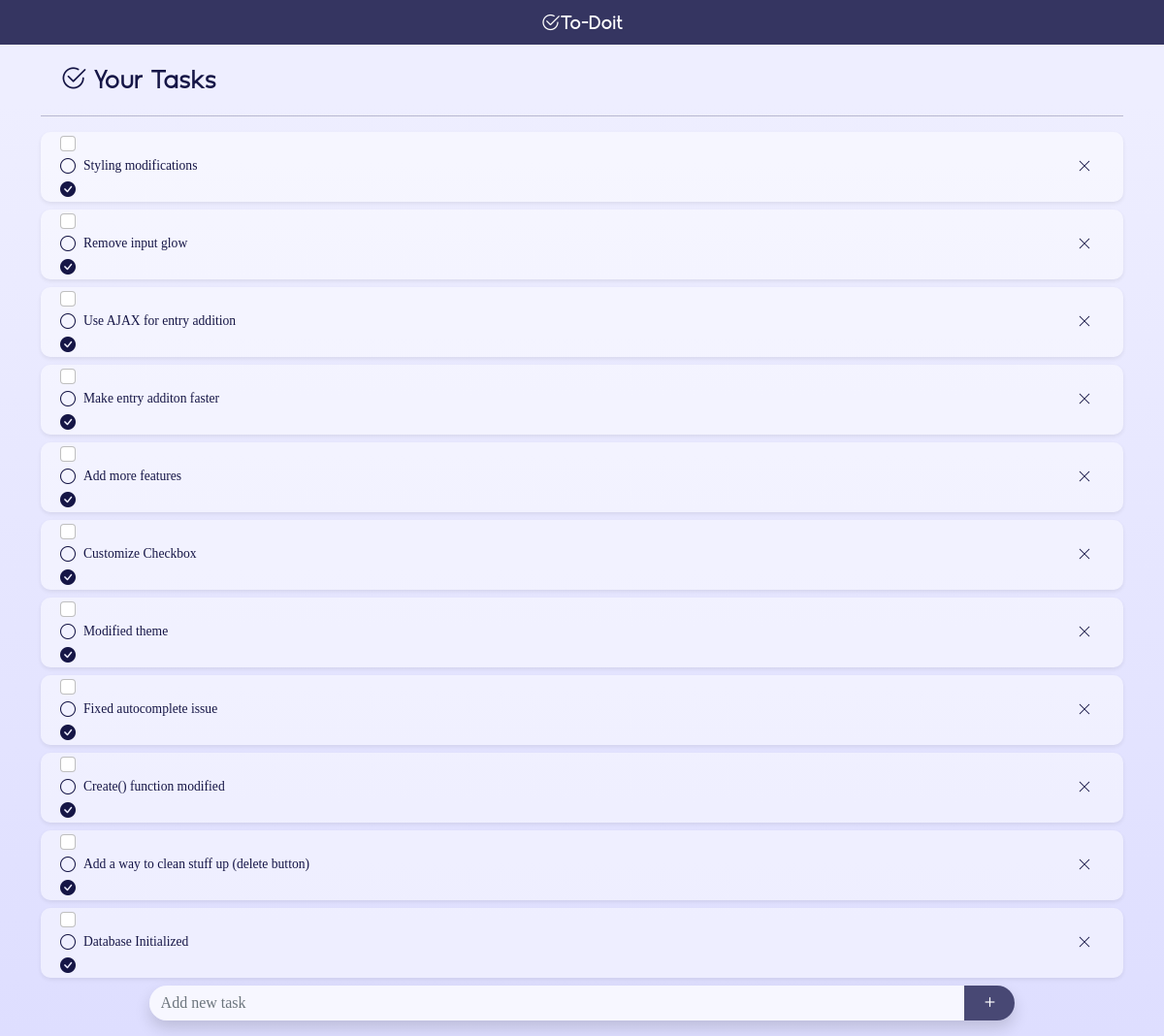
Before: / with the older database file.
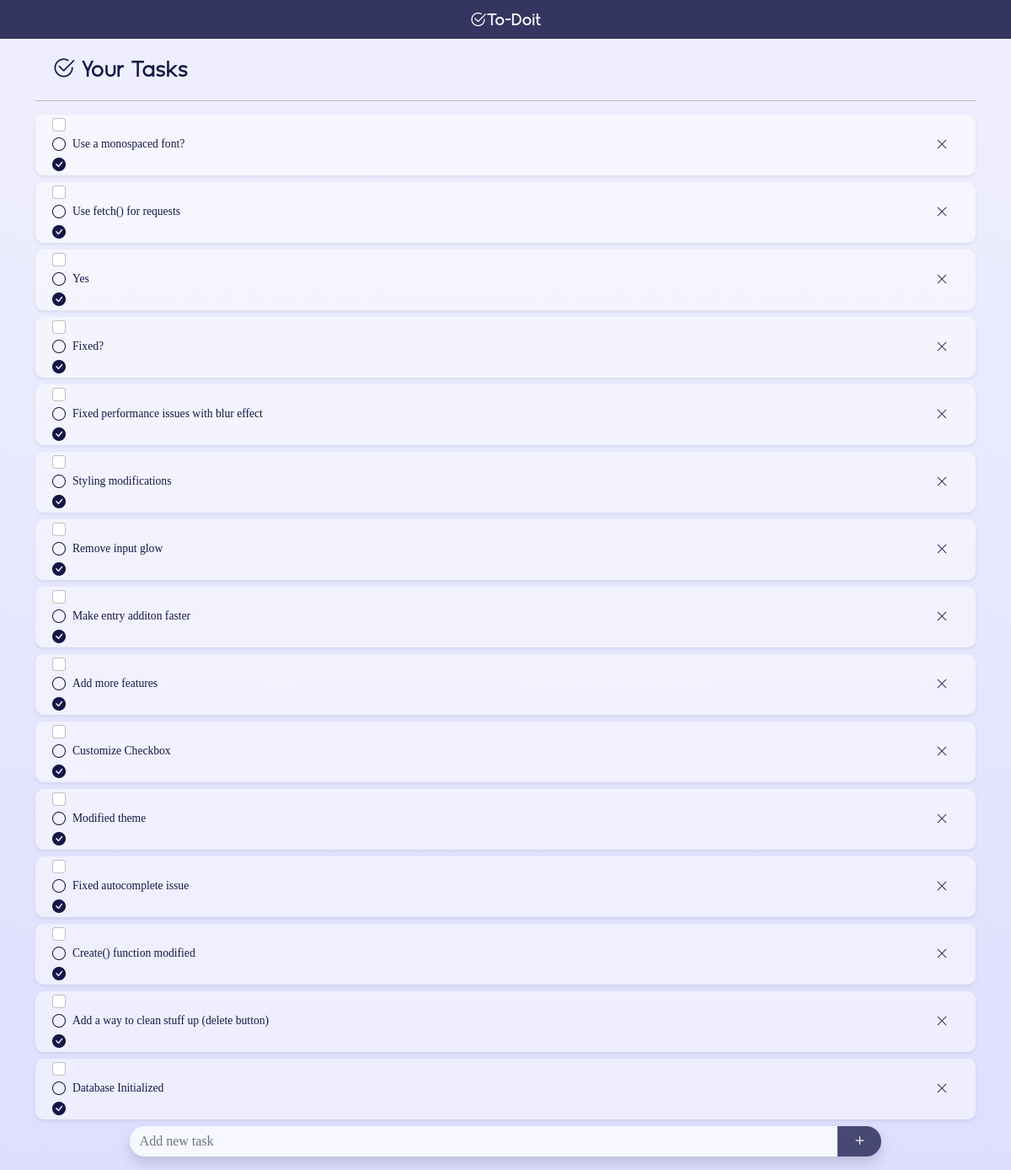
After: the same page with the newer database file.
### tables this page shows
CREATE TABLE todos (
    id INTEGER PRIMARY KEY AUTOINCREMENT,
    time TIMESTAMP NOT NULL DEFAULT CURRENT_TIMESTAMP,
    content TEXT NOT NULL
);

### app.py (the view)
@app.route('/', methods =["GET", "POST"])
def index():
    conn = get_db_connection()
    todos = conn.execute('SELECT * FROM todos').fetchall()
    todos = reversed(todos)
    conn.close()
    return render_template('index.html',todos=todos, datetime=datetime)

### app.py (called while the page is built)
def get_db_connection():
    conn = sqlite3.connect('database.db')
    conn.row_factory = sqlite3.Row
    return conn

### templates/index.html
{% extends 'base.html' %}
{% block content %}
    {% for entry in todos %}
        <div id="{{ entry['id'] }}" class="card mb-2 shadow-sm">
            <li class="list-group-item py-0 border-0 d-flex justify-content-between align-items-center">
    	    	<div class="pretty p-icon p-toggle p-plain px-1">
                    <input class="form-check-input me-1" type="checkbox">
                    <div class="state p-off">
                        <i class="bi bi-circle"></i>
                    </div>
                    <div class="state p-on">
                        <i class="bi bi-check-circle-fill"></i>
                    </div>
                </div>
                <div class="card-body lh-sm px-0">{{ entry['content'] }}</div>
                <button id="{{ entry['id'] }}" type="button" class="btn btn-sm px-2 mx-2"><i class="bi bi-x-lg"></i></button>
            </li>
        </div>
    {% endfor %}
{% endblock %}

### templates/base.html (shortened to what this page needs)
<!doctype html>
<html lang="en">
  <head>
    <link rel="stylesheet" href="https://cdn.jsdelivr.net/npm/bootstrap@5.0.2/dist/css/bootstrap.min.css">
    <link rel="stylesheet" href="https://cdn.jsdelivr.net/npm/pretty-checkbox@3.0/dist/pretty-checkbox.min.css">
    <link rel="stylesheet" href="https://cdn.jsdelivr.net/npm/bootstrap-icons@1.9.1/font/bootstrap-icons.css">
    <link rel="stylesheet" href="{{ url_for('static',filename='style.css') }}" type="text/css">
  </head>
  <body>
	<nav class="navbar sticky-top navbar-dark navbar-custom">
    	<div class="container">
        <a class="navbar-brand logotype py-0 mx-auto" href="#">
            <i class="bi bi-check2-circle"></i>To-Doit
        </a>
  	  </div>
	</nav>
	<div class="content container">
    <h1 class="header text-left"><i class="bi bi-check2-circle"></i> Your Tasks</h1>
    <hr>
    <ul class="list-group">
        {% block content %} {% endblock %}
        <form id="add_task" method="POST" class="fixed-bottom-group">
	        <div class="input-group shadow mb-3">
		        <input id="task_input" type="text" name="new_task" autocomplete="off" class="form-control" placeholder="Add new task">
		        <button class="btn btn-dark btn-lg py-0 my-0 btn-custom" type="submit"><i class="bi bi-plus"></i></button>
	        </div>
	    </form>
	</ul>
	</div>
  </body>
</html>

### static/style.css (style rules this page uses)
html { min-height: 100%; }
body { background: linear-gradient(0deg, #dedeff 0%, #eeeeff 90%); background-repeat: no-repeat; font-size: 100%; color: rgb(22,22,70); }
.navbar-custom { background-color: rgba(22,22,70,0.85); }
.logotype { font-family: 'Geomatrix'; }
.header { font-family: 'Geomatrix'; font-size: 1.7em; margin: 20px; }
.content { font-family: 'Roundy'; margin: auto; }
.fixed-bottom-group { position:sticky; bottom:0; left:0; right:0; width:80%; margin:auto; }
.input-group { border-radius: 30px; }
input[type="text"] { background-color: rgba(255,255,255,0.75); backdrop-filter: blur(1px); border: 0px; border-radius: 30px; }
.btn-custom { background-color: rgba(22,22,70,0.75); border: 0px; border-radius: 0 30px 30px 0; }
.card { background-color: rgba(255,255,255,0.45); border: 0px; border-radius: 10px; }
.list-group-item, .list-group-item .btn { background-color: rgba(0,0,0,0); color: rgb(22,22,70); }
.card-body { font-size: 0.85em; }

Changed rows visible on the page:
removed todos: content "Use AJAX for entry addition"
added todos: content "Use a monospaced font?"
added todos: content "Use fetch() for requests"
added todos: content "Yes"
added todos: content "Fixed?"
added todos: content "Fixed performance issues with blur effect"
